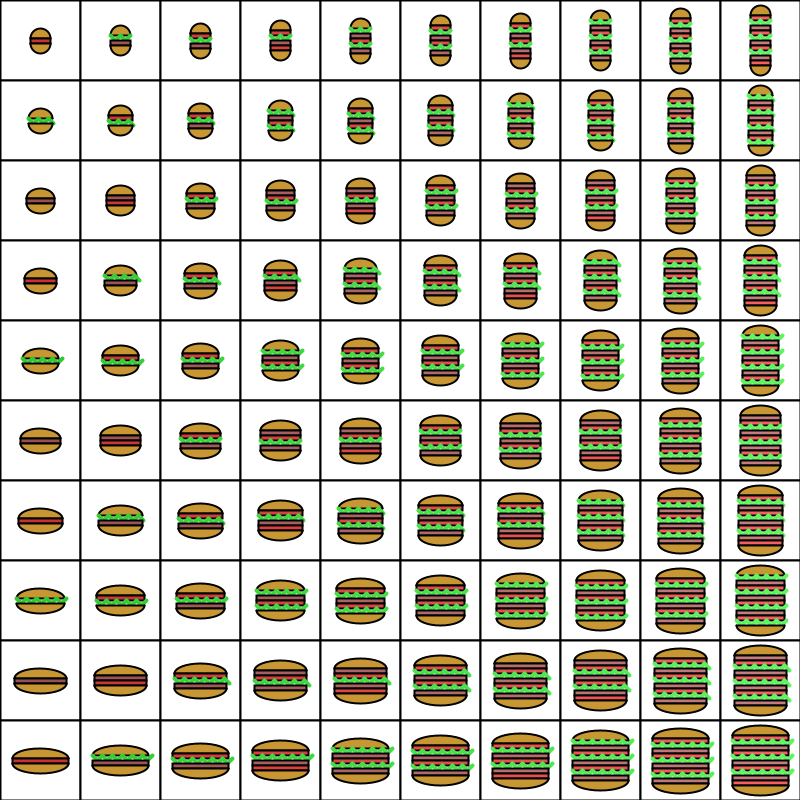
Frame 1 (no input)
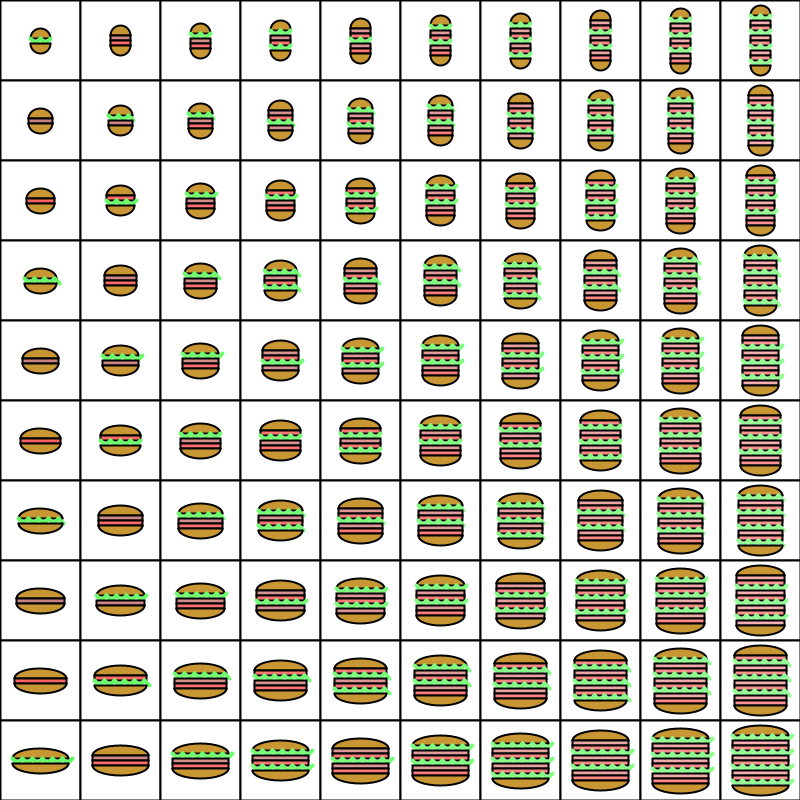
Frame 2 (the mouse pressed at the canvas centre, redrawn once)

The Processing sketch that drew these frames (run headless with seeded random() and noise(); the mouse was pressed at the canvas centre and the sketch redrawn once):

// Processing sketch: processing_51031
// ── processing_51031.pde

int boxWide;
int boxHigh;
int pieceHeight;
int assembler;
int sandwichHeight, sandwichWidth;
int bunHeight;
int layerNumber;
int paint;

void setup() {
  size(800, 800);
  boxWide = width / 10;
  boxHigh = height / 10;
  pieceHeight = 5;
  bunHeight = 10;
  strokeWeight(2);
  assembler = 0;
  paint = 0;
  noLoop();
}

void draw() {
  int e, f, ex, wy;        //sandwich gets wider as x >>; sandwich gets taller as y >>
  for (e = 0; e < width; e += boxWide) {
    for (f = 0; f < height; f += boxHigh) {
      fill(255);
      layerNumber = e / boxWide + 1;
      sandwichHeight = layerNumber*5 + 2*bunHeight;
      sandwichWidth = f / 20 + 20;
      rect(e, f, boxWide, boxHigh);
      ex = boxWide / 2 - sandwichWidth / 2;        //centers sandwich in each square
      wy = boxHigh / 2 - sandwichHeight / 2;
      sandwich(e+ex, f+wy, layerNumber, paint, sandwichWidth);
    }
    paint += 5;                              //paint variable subtly changes color of the sandwich components to be less appetizing
  }
}

//this function draws a sandwich from coords x, y, with "layers" layers and "wide" width
void sandwich(int x, int y, int layers, int shade, int wide) {
  ellipseMode(CORNER);
  int m, n;

  fill(200, 150, 50);
  arc(x, y, wide, bunHeight*2, PI, 2*PI);
  line(x, y+bunHeight, x+wide, y+bunHeight);

  for (m = 0; m < layers; m++) {
    sandwichPiece(x, y+bunHeight+5*m, shade, wide);
  }
  fill(200, 150, 50);
  arc(x, y+(layers)*5, wide, bunHeight*2, 0, PI);
  line(x, y+(layers)*5+bunHeight, x+wide, y+(layers)*5+bunHeight);
}

//this function creates the middle pieces of the sandwich, in tomato-lettuce-meat order
void sandwichPiece(int a, int b, int tincture, int wid) {
  int picker = assembler % 3;        //increments sandwich component; picker0 = tomato, picker1 = lettuce, picker2 = meat
  int i, j;
  j = b;
  int direction = 1;
  if ((picker == 0) || (picker == 2)) {
    if (picker == 0) fill(200+tincture, 50+tincture, 50+tincture);      //changes color between tomato and meat
    if (picker == 2) fill(150+tincture, 80+tincture, 80+tincture);
    rect(a, b, wid, pieceHeight);
  }
  if (picker == 1) {                                                    //draws squiggly lettuce line
    stroke(50+tincture, 200+tincture, 50+tincture);                     //var direction changes direction of squiggle
    strokeWeight(4);
    for (i = a; i < a+wid; i += 5) {
      if (direction == -1) {
        j -= 5;
      } 
      else {
        j += 5;
      }
      line(i, (j-5*direction), i+5, j);
      direction *= -1;
    }
    stroke(0);
    strokeWeight(2);
  }
  assembler++;
}
